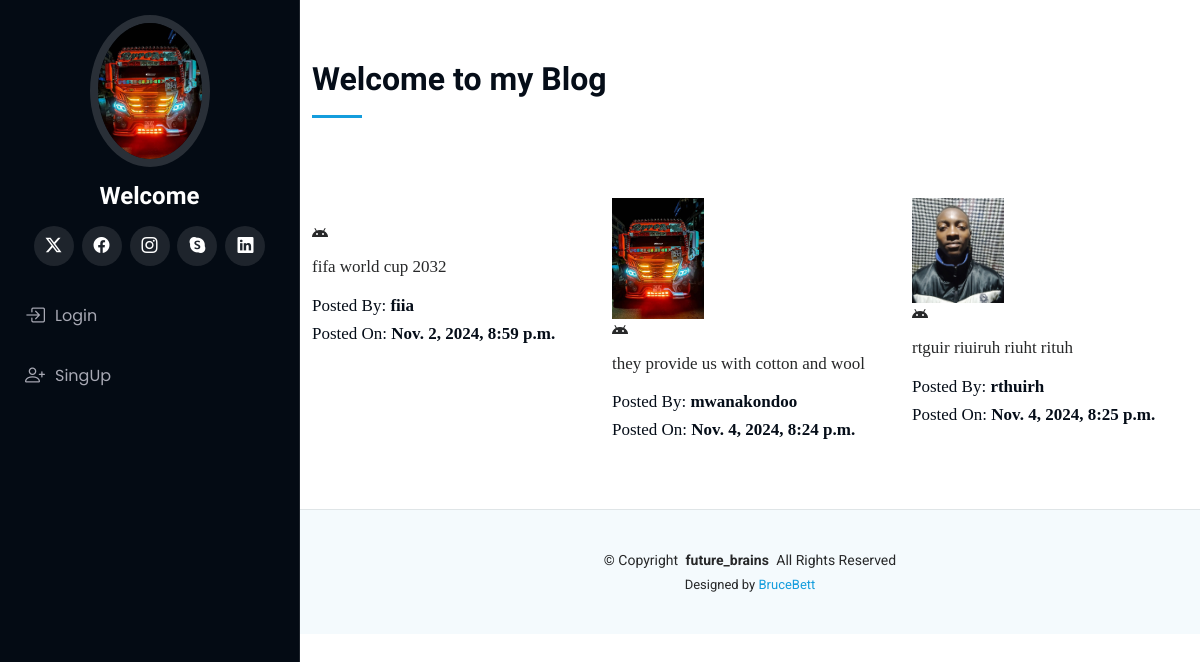
Page /blog/ on the earlier database version.
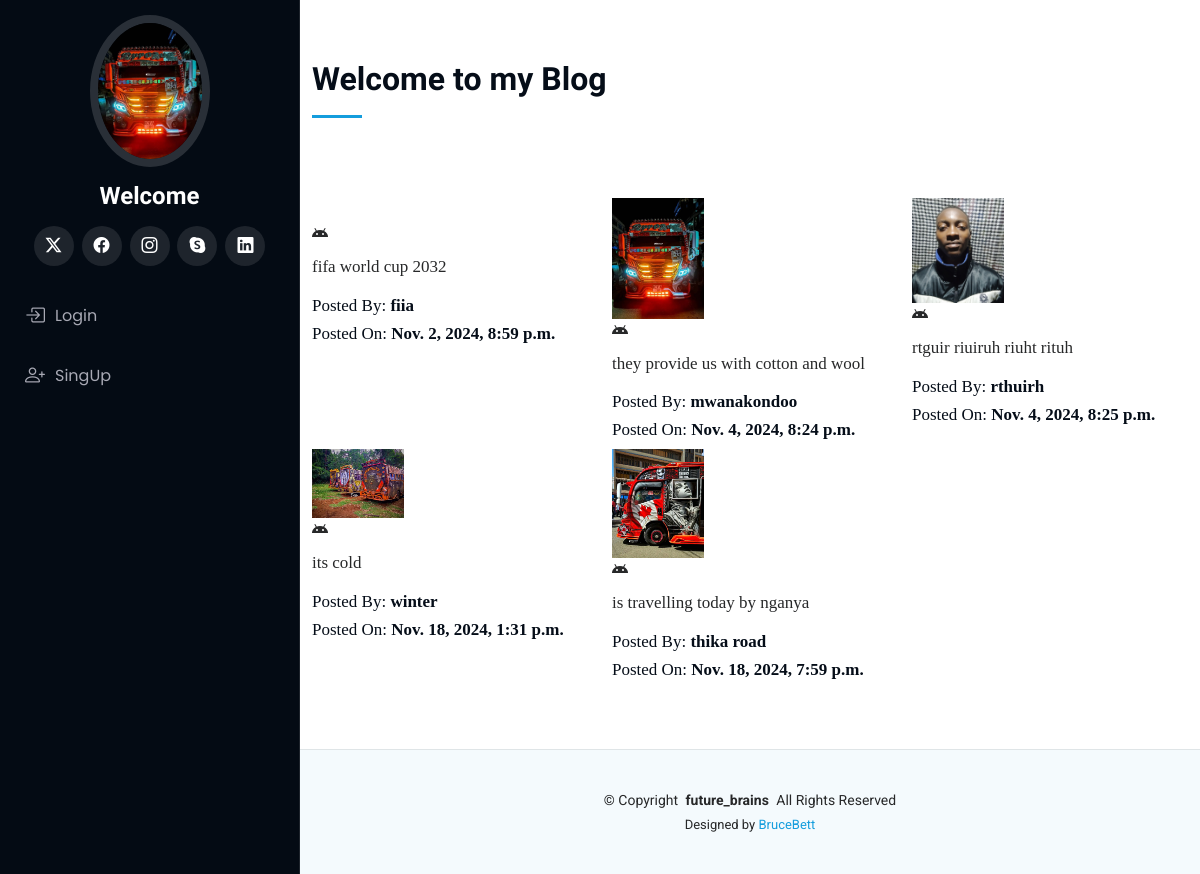
Same page on the later database version.
### portfolio/models.py (models this page shows, shortened)
class Blogs(models.Model):
    tittle=models.CharField(max_length=60)
    description=models.TextField()
    authname=models.CharField(max_length=15)
    img=models.ImageField(upload_to='blog', blank=True,null=True)
    timeStamp=models.DateTimeField(auto_now_add=True, blank=True)

### portfolio/views.py (the view)
# urls.py: path('blog/', views.handleblog, name='blog'),
def handleblog(request):
    posts=Blogs.objects.all()
    context={"posts":posts}
    return render(request, 'blog.html',context)

### templates/blog.html (shortened to what this page needs)
{% extends "base.html" %}
{% block body %}
{% load static %}
<section id="services" class="services">
    <div class="container">
      <div class="section-title">
        <h2>Welcome to my Blog</h2>
      </div>
      <div class="row">
{% for post in posts %}
        <div class="col-lg-4 col-md-6 icon-box" data-aos="fade-up">
          <div class="col-lg-4" data-aos="fade-right">
            <img src="{{post.img.url}}" class="img-fluid" alt="">
          </div>
          <div class="icon"><i class="bi bi-android"></i></div>
          <p class="description" style="font-family: 'Liberation Serif';font-size: 17px">{{post.description}}</p>
          <h6 style="font-family: 'Liberation Serif';font-size: 17px"> Posted By: <b>{{post.authname}}</b></h6>
          <h6 style="font-family: 'Liberation Serif';font-size: 17px"> Posted On: <b>{{post.timeStamp}}</b></h6>
        </div>
{% endfor %}
      </div>
    </div>
  </section>
{% endblock body %}

### templates/base.html (shortened to what this page needs)
{% load static %}
<!DOCTYPE html>
<html lang="en">
<head>
  <link href="{% static 'assets/vendor/bootstrap/css/bootstrap.min.css' %}" rel="stylesheet">
  <link href="{% static 'assets/vendor/bootstrap-icons/bootstrap-icons.css' %}" rel="stylesheet">
  <link href="{% static 'assets/vendor/aos/aos.css' %}" rel="stylesheet">
  <link href="{% static 'assets/vendor/glightbox/css/glightbox.min.css' %}" rel="stylesheet">
  <link href="{% static 'assets/vendor/swiper/swiper-bundle.min.css' %}" rel="stylesheet">
  <link href="{% static 'assets/css/main.css' %}" rel="stylesheet">
</head>
<body class="index-page">
  <header id="header" class="header dark-background d-flex flex-column">
    <div class="profile-img">
      <img src="{% static 'assets/img/oppo.jpg' %}" alt="" class="img-fluid rounded-circle">
    </div>
    <a href="index.html" class="logo d-flex align-items-center justify-content-center">
      <h1 class="sitename">Welcome {{user.username}}</h1>
    </a>
    <div class="social-links text-center">
      <a href="#" target="_blank" class="twitter"><i class="bi bi-twitter-x"></i></a>
      <a href="https://www.facebook.com/BettBriann" target="_blank" class="facebook"><i class="bi bi-facebook"></i></a>
      <a href="#" target="_blank" class="instagram"><i class="bi bi-instagram"></i></a>
      <a href="#" target="_blank" class="google-plus"><i class="bi bi-skype"></i></a>
      <a href="https://www.linkedin.com/in/brian-bett-63788a285/" target="_blank" class="linkedin"><i class="bi bi-linkedin"></i></a>
    </div>
    <nav id="navmenu" class="navmenu">
      <ul>
        {% if  not request.user.is_authenticated%}
        <li><a href="/auth/login/"><i class="bi bi-box-arrow-in-right navicon"></i> Login</a></li>
        <li><a href="/auth/signup/"><i class="bi bi-person-plus navicon"></i> SingUp</a></li>
        {% endif %}
      </ul>
    </nav>
  </header>
  <main class="main">
    {% block body %}
    {% endblock body %}
  </main>
  <footer id="footer" class="footer position-relative light-background">
    <div class="container">
      <div class="copyright text-center ">
        <p>© <span>Copyright</span> <strong class="px-1 sitename">future_brains</strong> <span>All Rights Reserved</span></p>
      </div>
      <div class="credits">
        Designed by <a href="">BruceBett</a>
      </div>
    </div>
  </footer>
</body>
</html>

### static/assets/css/main.css (style rules this page uses)
:root { --default-font: "Roboto", system-ui, -apple-system, "Segoe UI", Roboto, "Helvetica Neue", Arial, "Noto Sans", "Liberation Sans", sans-serif, "Apple Color Emoji", "Segoe UI Emoji", "Segoe UI Symbol", "Noto Color Emoji"; --heading-font: "Raleway", sans-serif; --nav-font: "Poppins", sans-serif; }
:root { --background-color: #ffffff; --default-color: #272829; --heading-color: #050d18; --accent-color: #149ddd; --surface-color: #ffffff; --contrast-color: #ffffff; }
:root { --nav-color: #a8a9b4; --nav-hover-color: #ffffff; --nav-mobile-background-color: #040b14; --nav-dropdown-background-color: #040b14; --nav-dropdown-color: #a8a9b4; --nav-dropdown-hover-color: #ffffff; }
.light-background { --background-color: #f4fafd; --surface-color: #ffffff; }
.dark-background { --background-color: #040b14; --default-color: #ffffff; --heading-color: #ffffff; --surface-color: #151f2b; --contrast-color: #ffffff; }
:root { scroll-behavior: smooth; }
body { color: var(--default-color); background-color: var(--background-color); font-family: var(--default-font); }
a { color: var(--accent-color); text-decoration: none; transition: 0.3s; }
h1, h2, h3, h4, h5, h6 { color: var(--heading-color); font-family: var(--heading-font); }
.header { color: var(--default-color); background-color: var(--background-color); position: fixed; top: 0; left: 0; bottom: 0; padding: 0 15px; width: 300px; transition: all ease-in-out 0.3s; overflow-y: auto; z-index: 997; border-right: 1px solid color-mix(in srgb, var(--default-color), transparent 90%); }
.header .profile-img img { margin: 15px auto; display: block; width: 120px; border: 8px solid color-mix(in srgb, var(--default-color), transparent 85%); }
.header .logo { line-height: 1; margin-bottom: 15px; }
.header .logo h1 { font-size: 24px; margin: 0; font-weight: 700; color: var(--heading-color); }
.header .social-links { margin: 0 0 20px 0; }
.header .social-links a { font-size: 16px; display: inline-flex; align-items: center; justify-content: center; background: color-mix(in srgb, var(--default-color), transparent 90%); color: var(--default-color); margin: 0 2px; border-radius: 50%; text-align: center; width: 40px; height: 40px; transition: 0.3s; }
@media (min-width: 1200px) { .header~main, .header~#footer { margin-left: 300px; } }
.navmenu { padding: 0; z-index: 9997; }
.navmenu ul { list-style: none; padding: 0 0 20px 0; margin: 0; }
.navmenu a, .navmenu a:focus { color: var(--nav-color); padding: 15px 10px; font-family: var(--nav-font); font-size: 16px; font-weight: 400; display: flex; align-items: center; white-space: nowrap; transition: 0.3s; width: 100%; }
.navmenu a .navicon, .navmenu a:focus .navicon { font-size: 20px; margin-right: 10px; }
.footer { color: var(--default-color); background-color: var(--background-color); font-size: 14px; padding: 40px 0; position: relative; border-top: 1px solid color-mix(in srgb, var(--default-color), transparent 90%); }
.footer .copyright p { margin-bottom: 0; }
.footer .credits { margin-top: 4px; font-size: 13px; text-align: center; }
section, .section { color: var(--default-color); background-color: var(--background-color); padding: 60px 0; overflow: clip; }
.section-title { padding-bottom: 60px; position: relative; }
.section-title h2 { font-size: 32px; font-weight: 700; margin-bottom: 20px; padding-bottom: 20px; position: relative; }
.section-title h2:after { content: ""; position: absolute; display: block; width: 50px; height: 3px; background: var(--accent-color); left: 0; bottom: 0; }

Differences in the rows shown:
added Blogs: img (picture), description "its cold", authname "winter", timeStamp "Nov. 18, 2024, 1:31 p.m."
added Blogs: img (picture), description "is travelling today by nganya", authname "thika road", timeStamp "Nov. 18, 2024, 7:59 p.m."
